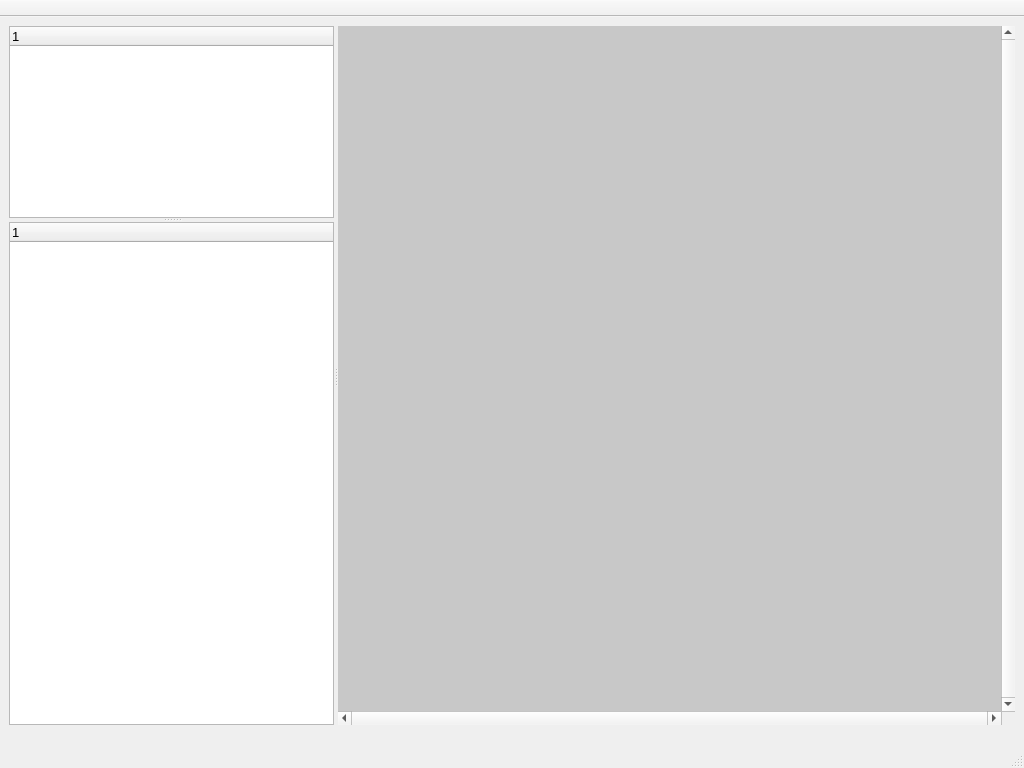
<?xml version="1.0" encoding="UTF-8"?>
<ui version="4.0">
 <class>MainWindow</class>
 <widget class="QMainWindow" name="MainWindow">
  <property name="geometry">
   <rect>
    <x>0</x>
    <y>0</y>
    <width>1024</width>
    <height>768</height>
   </rect>
  </property>
  <property name="styleSheet">
   <string notr="true"/>
  </property>
  <widget class="QWidget" name="centralwidget">
   <property name="sizePolicy">
    <sizepolicy hsizetype="Expanding" vsizetype="Expanding">
     <horstretch>0</horstretch>
     <verstretch>0</verstretch>
    </sizepolicy>
   </property>
   <layout class="QGridLayout" name="gridLayout">
    <item row="1" column="0">
     <widget class="QWidget" name="switchBoxWidget" native="true">
      <property name="contextMenuPolicy">
       <enum>Qt::CustomContextMenu</enum>
      </property>
      <layout class="QHBoxLayout" name="horizontalLayout_5">
       <property name="spacing">
        <number>6</number>
       </property>
       <property name="leftMargin">
        <number>0</number>
       </property>
       <property name="topMargin">
        <number>0</number>
       </property>
       <property name="rightMargin">
        <number>0</number>
       </property>
       <property name="bottomMargin">
        <number>0</number>
       </property>
       <item>
        <layout class="QHBoxLayout" name="switchBoxLayout"/>
       </item>
      </layout>
     </widget>
    </item>
    <item row="2" column="0">
     <widget class="QWidget" name="logBoxWidget" native="true">
      <property name="contextMenuPolicy">
       <enum>Qt::CustomContextMenu</enum>
      </property>
      <layout class="QHBoxLayout" name="horizontalLayout_4">
       <property name="spacing">
        <number>6</number>
       </property>
       <property name="leftMargin">
        <number>0</number>
       </property>
       <property name="topMargin">
        <number>0</number>
       </property>
       <property name="rightMargin">
        <number>0</number>
       </property>
       <property name="bottomMargin">
        <number>0</number>
       </property>
       <item>
        <layout class="QHBoxLayout" name="logBoxLayout"/>
       </item>
      </layout>
     </widget>
    </item>
    <item row="0" column="0">
     <widget class="QWidget" name="widget" native="true">
      <property name="sizePolicy">
       <sizepolicy hsizetype="Expanding" vsizetype="Expanding">
        <horstretch>0</horstretch>
        <verstretch>0</verstretch>
       </sizepolicy>
      </property>
      <layout class="QVBoxLayout" name="verticalLayout">
       <property name="spacing">
        <number>0</number>
       </property>
       <property name="leftMargin">
        <number>0</number>
       </property>
       <property name="topMargin">
        <number>0</number>
       </property>
       <property name="rightMargin">
        <number>0</number>
       </property>
       <property name="bottomMargin">
        <number>0</number>
       </property>
       <item>
        <widget class="QSplitter" name="splitter_2">
         <property name="orientation">
          <enum>Qt::Horizontal</enum>
         </property>
         <property name="childrenCollapsible">
          <bool>false</bool>
         </property>
         <widget class="QSplitter" name="splitter">
          <property name="orientation">
           <enum>Qt::Vertical</enum>
          </property>
          <property name="childrenCollapsible">
           <bool>false</bool>
          </property>
          <widget class="QTreeWidget" name="calibrationFilesTreeWidget">
           <property name="sizePolicy">
            <sizepolicy hsizetype="Expanding" vsizetype="Minimum">
             <horstretch>0</horstretch>
             <verstretch>0</verstretch>
            </sizepolicy>
           </property>
           <property name="minimumSize">
            <size>
             <width>300</width>
             <height>100</height>
            </size>
           </property>
           <property name="palette">
            <palette>
             <active>
              <colorrole role="Midlight">
               <brush brushstyle="SolidPattern">
                <color alpha="255">
                 <red>202</red>
                 <green>202</green>
                 <blue>202</blue>
                </color>
               </brush>
              </colorrole>
              <colorrole role="Dark">
               <brush brushstyle="SolidPattern">
                <color alpha="255">
                 <red>159</red>
                 <green>159</green>
                 <blue>159</blue>
                </color>
               </brush>
              </colorrole>
              <colorrole role="Mid">
               <brush brushstyle="SolidPattern">
                <color alpha="255">
                 <red>184</red>
                 <green>184</green>
                 <blue>184</blue>
                </color>
               </brush>
              </colorrole>
              <colorrole role="Shadow">
               <brush brushstyle="SolidPattern">
                <color alpha="255">
                 <red>118</red>
                 <green>118</green>
                 <blue>118</blue>
                </color>
               </brush>
              </colorrole>
              <colorrole role="Highlight">
               <brush brushstyle="SolidPattern">
                <color alpha="255">
                 <red>255</red>
                 <green>255</green>
                 <blue>255</blue>
                </color>
               </brush>
              </colorrole>
              <colorrole role="HighlightedText">
               <brush brushstyle="SolidPattern">
                <color alpha="255">
                 <red>0</red>
                 <green>0</green>
                 <blue>0</blue>
                </color>
               </brush>
              </colorrole>
             </active>
             <inactive>
              <colorrole role="Midlight">
               <brush brushstyle="SolidPattern">
                <color alpha="255">
                 <red>202</red>
                 <green>202</green>
                 <blue>202</blue>
                </color>
               </brush>
              </colorrole>
              <colorrole role="Dark">
               <brush brushstyle="SolidPattern">
                <color alpha="255">
                 <red>159</red>
                 <green>159</green>
                 <blue>159</blue>
                </color>
               </brush>
              </colorrole>
              <colorrole role="Mid">
               <brush brushstyle="SolidPattern">
                <color alpha="255">
                 <red>184</red>
                 <green>184</green>
                 <blue>184</blue>
                </color>
               </brush>
              </colorrole>
              <colorrole role="Shadow">
               <brush brushstyle="SolidPattern">
                <color alpha="255">
                 <red>118</red>
                 <green>118</green>
                 <blue>118</blue>
                </color>
               </brush>
              </colorrole>
              <colorrole role="Highlight">
               <brush brushstyle="SolidPattern">
                <color alpha="255">
                 <red>48</red>
                 <green>140</green>
                 <blue>198</blue>
                </color>
               </brush>
              </colorrole>
              <colorrole role="HighlightedText">
               <brush brushstyle="SolidPattern">
                <color alpha="255">
                 <red>255</red>
                 <green>255</green>
                 <blue>255</blue>
                </color>
               </brush>
              </colorrole>
             </inactive>
             <disabled>
              <colorrole role="Midlight">
               <brush brushstyle="SolidPattern">
                <color alpha="255">
                 <red>202</red>
                 <green>202</green>
                 <blue>202</blue>
                </color>
               </brush>
              </colorrole>
              <colorrole role="Dark">
               <brush brushstyle="SolidPattern">
                <color alpha="255">
                 <red>190</red>
                 <green>190</green>
                 <blue>190</blue>
                </color>
               </brush>
              </colorrole>
              <colorrole role="Mid">
               <brush brushstyle="SolidPattern">
                <color alpha="255">
                 <red>184</red>
                 <green>184</green>
                 <blue>184</blue>
                </color>
               </brush>
              </colorrole>
              <colorrole role="Shadow">
               <brush brushstyle="SolidPattern">
                <color alpha="255">
                 <red>177</red>
                 <green>177</green>
                 <blue>177</blue>
                </color>
               </brush>
              </colorrole>
              <colorrole role="Highlight">
               <brush brushstyle="SolidPattern">
                <color alpha="255">
                 <red>145</red>
                 <green>145</green>
                 <blue>145</blue>
                </color>
               </brush>
              </colorrole>
              <colorrole role="HighlightedText">
               <brush brushstyle="SolidPattern">
                <color alpha="255">
                 <red>255</red>
                 <green>255</green>
                 <blue>255</blue>
                </color>
               </brush>
              </colorrole>
             </disabled>
            </palette>
           </property>
           <property name="font">
            <font>
             <pointsize>10</pointsize>
            </font>
           </property>
           <property name="editTriggers">
            <set>QAbstractItemView::NoEditTriggers</set>
           </property>
           <property name="showDropIndicator" stdset="0">
            <bool>false</bool>
           </property>
           <property name="indentation">
            <number>0</number>
           </property>
           <column>
            <property name="text">
             <string notr="true">1</string>
            </property>
           </column>
          </widget>
          <widget class="QTreeWidget" name="calibrationDataTreeWidget">
           <property name="sizePolicy">
            <sizepolicy hsizetype="Expanding" vsizetype="Expanding">
             <horstretch>0</horstretch>
             <verstretch>1</verstretch>
            </sizepolicy>
           </property>
           <property name="minimumSize">
            <size>
             <width>0</width>
             <height>0</height>
            </size>
           </property>
           <property name="palette">
            <palette>
             <active>
              <colorrole role="Midlight">
               <brush brushstyle="SolidPattern">
                <color alpha="255">
                 <red>202</red>
                 <green>202</green>
                 <blue>202</blue>
                </color>
               </brush>
              </colorrole>
              <colorrole role="Dark">
               <brush brushstyle="SolidPattern">
                <color alpha="255">
                 <red>159</red>
                 <green>159</green>
                 <blue>159</blue>
                </color>
               </brush>
              </colorrole>
              <colorrole role="Mid">
               <brush brushstyle="SolidPattern">
                <color alpha="255">
                 <red>184</red>
                 <green>184</green>
                 <blue>184</blue>
                </color>
               </brush>
              </colorrole>
              <colorrole role="Shadow">
               <brush brushstyle="SolidPattern">
                <color alpha="255">
                 <red>118</red>
                 <green>118</green>
                 <blue>118</blue>
                </color>
               </brush>
              </colorrole>
              <colorrole role="Highlight">
               <brush brushstyle="SolidPattern">
                <color alpha="255">
                 <red>255</red>
                 <green>255</green>
                 <blue>255</blue>
                </color>
               </brush>
              </colorrole>
              <colorrole role="HighlightedText">
               <brush brushstyle="SolidPattern">
                <color alpha="255">
                 <red>0</red>
                 <green>0</green>
                 <blue>0</blue>
                </color>
               </brush>
              </colorrole>
             </active>
             <inactive>
              <colorrole role="Midlight">
               <brush brushstyle="SolidPattern">
                <color alpha="255">
                 <red>202</red>
                 <green>202</green>
                 <blue>202</blue>
                </color>
               </brush>
              </colorrole>
              <colorrole role="Dark">
               <brush brushstyle="SolidPattern">
                <color alpha="255">
                 <red>159</red>
                 <green>159</green>
                 <blue>159</blue>
                </color>
               </brush>
              </colorrole>
              <colorrole role="Mid">
               <brush brushstyle="SolidPattern">
                <color alpha="255">
                 <red>184</red>
                 <green>184</green>
                 <blue>184</blue>
                </color>
               </brush>
              </colorrole>
              <colorrole role="Shadow">
               <brush brushstyle="SolidPattern">
                <color alpha="255">
                 <red>118</red>
                 <green>118</green>
                 <blue>118</blue>
                </color>
               </brush>
              </colorrole>
              <colorrole role="Highlight">
               <brush brushstyle="SolidPattern">
                <color alpha="255">
                 <red>48</red>
                 <green>140</green>
                 <blue>198</blue>
                </color>
               </brush>
              </colorrole>
              <colorrole role="HighlightedText">
               <brush brushstyle="SolidPattern">
                <color alpha="255">
                 <red>255</red>
                 <green>255</green>
                 <blue>255</blue>
                </color>
               </brush>
              </colorrole>
             </inactive>
             <disabled>
              <colorrole role="Midlight">
               <brush brushstyle="SolidPattern">
                <color alpha="255">
                 <red>202</red>
                 <green>202</green>
                 <blue>202</blue>
                </color>
               </brush>
              </colorrole>
              <colorrole role="Dark">
               <brush brushstyle="SolidPattern">
                <color alpha="255">
                 <red>190</red>
                 <green>190</green>
                 <blue>190</blue>
                </color>
               </brush>
              </colorrole>
              <colorrole role="Mid">
               <brush brushstyle="SolidPattern">
                <color alpha="255">
                 <red>184</red>
                 <green>184</green>
                 <blue>184</blue>
                </color>
               </brush>
              </colorrole>
              <colorrole role="Shadow">
               <brush brushstyle="SolidPattern">
                <color alpha="255">
                 <red>177</red>
                 <green>177</green>
                 <blue>177</blue>
                </color>
               </brush>
              </colorrole>
              <colorrole role="Highlight">
               <brush brushstyle="SolidPattern">
                <color alpha="255">
                 <red>145</red>
                 <green>145</green>
                 <blue>145</blue>
                </color>
               </brush>
              </colorrole>
              <colorrole role="HighlightedText">
               <brush brushstyle="SolidPattern">
                <color alpha="255">
                 <red>255</red>
                 <green>255</green>
                 <blue>255</blue>
                </color>
               </brush>
              </colorrole>
             </disabled>
            </palette>
           </property>
           <property name="font">
            <font>
             <pointsize>10</pointsize>
            </font>
           </property>
           <property name="indentation">
            <number>10</number>
           </property>
           <property name="rootIsDecorated">
            <bool>true</bool>
           </property>
           <column>
            <property name="text">
             <string notr="true">1</string>
            </property>
           </column>
          </widget>
         </widget>
         <widget class="QMdiArea" name="mdiArea">
          <property name="contextMenuPolicy">
           <enum>Qt::CustomContextMenu</enum>
          </property>
          <property name="styleSheet">
           <string notr="true"/>
          </property>
          <property name="verticalScrollBarPolicy">
           <enum>Qt::ScrollBarAlwaysOn</enum>
          </property>
          <property name="horizontalScrollBarPolicy">
           <enum>Qt::ScrollBarAlwaysOn</enum>
          </property>
          <property name="background">
           <brush brushstyle="SolidPattern">
            <color alpha="255">
             <red>200</red>
             <green>200</green>
             <blue>200</blue>
            </color>
           </brush>
          </property>
         </widget>
        </widget>
       </item>
      </layout>
     </widget>
    </item>
   </layout>
  </widget>
  <widget class="QMenuBar" name="menubar">
   <property name="geometry">
    <rect>
     <x>0</x>
     <y>0</y>
     <width>1024</width>
     <height>20</height>
    </rect>
   </property>
  </widget>
  <widget class="QStatusBar" name="statusbar"/>
  <widget class="QToolBar" name="toolBar">
   <property name="sizePolicy">
    <sizepolicy hsizetype="Preferred" vsizetype="Fixed">
     <horstretch>0</horstretch>
     <verstretch>0</verstretch>
    </sizepolicy>
   </property>
   <property name="windowTitle">
    <string>toolBar</string>
   </property>
   <property name="movable">
    <bool>false</bool>
   </property>
   <attribute name="toolBarArea">
    <enum>TopToolBarArea</enum>
   </attribute>
   <attribute name="toolBarBreak">
    <bool>false</bool>
   </attribute>
  </widget>
 </widget>
 <resources/>
 <connections/>
 <slots>
  <slot>openCalFile()</slot>
  <slot>closeCal()</slot>
  <slot>menuActionTriggered()</slot>
  <slot>toggleRealtime(bool)</slot>
  <slot>toggleLogToFile(bool)</slot>
  <slot>incDecValue()</slot>
  <slot>setValue()</slot>
  <slot>interpolateValue()</slot>
  <slot>copyValue()</slot>
  <slot>pasteValue()</slot>
 </slots>
</ui>
